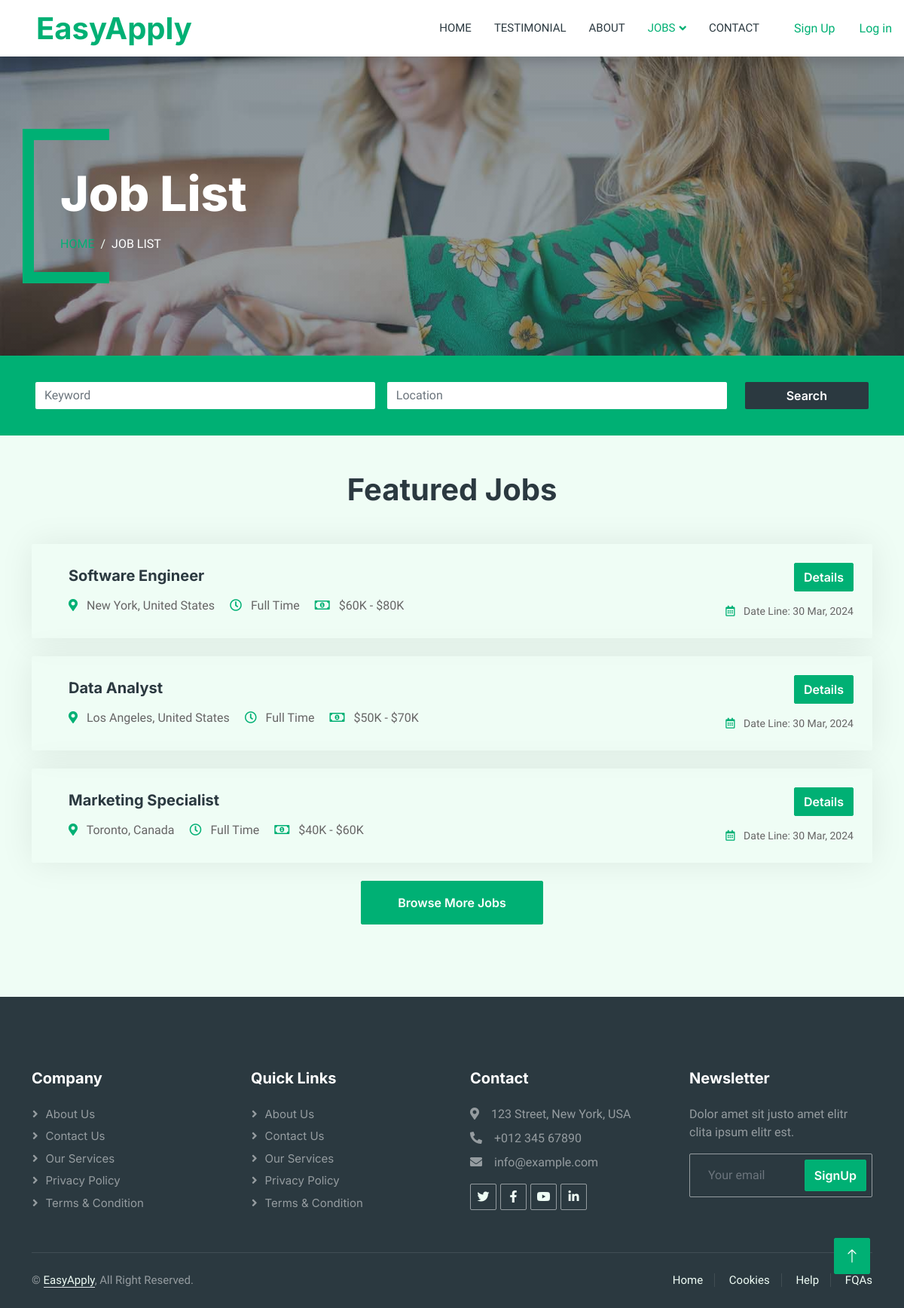
Page /jobs on the committed database.
### tables this page shows
CREATE TABLE jobs (
    id BIGINT UNSIGNED AUTO_INCREMENT PRIMARY KEY,
    org_id BIGINT UNSIGNED,
    title VARCHAR(100) NOT NULL,
    description TEXT,
    open_vacancies SMALLINT,
    hired SMALLINT,
    applied SMALLINT,
    job_status ENUM('Closed', 'Open'),
    level ENUM('Entry Level', 'Junior', 'Mid Level' , 'Senior', 'Lead'),
    exp_years TINYINT,
    city_id BIGINT UNSIGNED,
    location_type ENUM('Remote', 'Hybrid' , 'Onsite'),
    salary_max DECIMAL(10, 2),
    salary_min DECIMAL(10, 2),
    gender ENUM('Male', 'Female', 'Any'),
    emp_type ENUM('Part Time', 'Full Time'),
    category_id BIGINT UNSIGNED,
    requirements TEXT,
    created_at TIMESTAMP DEFAULT now(),
    updated_at TIMESTAMP DEFAULT now() on update now(),
    expiry_date TIMESTAMP AS (DATE_ADD(created_at,INTERVAL 5 MONTH)),
    FOREIGN KEY (org_id) REFERENCES organizations(id) ON DELETE CASCADE ON UPDATE CASCADE,
    FOREIGN KEY (city_id) REFERENCES cities(id) ON DELETE SET NULL ON UPDATE CASCADE,
    FOREIGN KEY (category_id) REFERENCES categories(id) ON DELETE CASCADE ON UPDATE CASCADE
);

CREATE TABLE cities (
    id BIGINT UNSIGNED AUTO_INCREMENT PRIMARY KEY,
    name VARCHAR(100) NOT NULL,
    country_id BIGINT UNSIGNED,
    created_at TIMESTAMP DEFAULT now(),
    updated_at TIMESTAMP DEFAULT now() on update now(),
    FOREIGN KEY (country_id) REFERENCES countries(id) ON DELETE SET NULL ON UPDATE CASCADE
);

CREATE TABLE countries (
    id BIGINT UNSIGNED AUTO_INCREMENT PRIMARY KEY,
    name VARCHAR(100) NOT NULL,
    created_at TIMESTAMP DEFAULT now(),
    updated_at TIMESTAMP DEFAULT now() on update now()
);

### App/Controllers/JobController.php (called while the page is built, shortened)
<?php
class JobController
{
    protected $db;
    public function __construct()
    {
        $config = require basePath('config/db.php');
        $this->db = new Database($config);
    }
    public function index()
    {
        $q = 'select j.*, c.name as city_name, ct.name as country_name from jobs j join cities c on j.city_id = c.id join countries ct on c.country_id = ct.id';
        $jobs = $this->db->query($q)->fetchAll(PDO::FETCH_ASSOC);
        view('jobs/index', [
            'jobs' => $jobs,
        ]);
    }
}

### public/index.php (called while the page is built, shortened)
<?php
require '../helpers.php';
$router = new Router();
$uri = parse_url($_SERVER['REQUEST_URI'], PHP_URL_PATH);
$router->route($uri);

### config/db.php (called while the page is built)
<?php
return [
    'host' => 'localhost',
    'port' => 3306,
    'dbname' => 'easy_apply',
    'username' => 'root',
    'password' => 'root',
];

### Framework/Database.php (called while the page is built, shortened)
<?php
class Database
{
    public $connection;
    public function __construct($config)
    {
        $dsn = "mysql:host={$config['host']};port={$config['port']};dbname={$config['dbname']}";
        try {
            $this->connection = new PDO($dsn, $config["username"], $config["password"]);
        } catch (PDOException $error) {
            throw new Exception("Database connetion failed: {$error->getMessage()}");
        }
    }
    public function query($query, $params = [])
    {
        try {
            $stmt = $this->connection->prepare($query);
            $stmt->execute($params);
            return $stmt;
        } catch (PDOException $error) {
            throw new Exception("Query failed to execute: {$error->getMessage()}");
        }
    }
}

### App/views/jobs/index.view.php (the view, shortened to what this page needs)
<div class="container-fluid py-5 bg-dark page-header">
    <div class="container my-5 pt-5 pb-4">
        <h1 class="display-3 text-white mb-3 animated slideInDown">Job List</h1>
        <nav aria-label="breadcrumb">
            <ol class="breadcrumb text-uppercase">
                <li class="breadcrumb-item"><a href="/">Home</a></li>
                <li class="breadcrumb-item text-white active" aria-current="page">Job List</li>
            </ol>
        </nav>
    </div>
</div>
<div class="container-fluid pb-5">
    <div class="container">
        <h1 class="text-center mb-5 wow fadeInUp" data-wow-delay="0.1s">Featured Jobs</h1>
        <div class="text-center wow fadeInUp" data-wow-delay="0.3s">
            <?php foreach ($jobs as $job): ?>
                <div class="job-item p-4 mb-4">
                    <div class="row g-4">
                        <div class="col-sm-12 col-md-8 d-flex align-items-center">
                            <div class="text-start ps-4">
                                <h5 class="mb-3">
                                    <?= $job['title'] ?>
                                </h5>
                                <span class="text-truncate me-3"><i class="fa fa-map-marker-alt text-primary me-2"></i>
                                    <?= "{$job['city_name']}, {$job['country_name']}" ?>
                                </span>
                                <span class="text-truncate me-3"><i class="far fa-clock text-primary me-2"></i>
                                    <?= $job['emp_type'] ?>
                                </span>
                                <?php if ($job['salary_min']): ?>
                                    <span class="text-truncate me-0"><i class="far fa-money-bill-alt text-primary me-2"></i>
                                        <?= '$' . formatSalary($job['salary_min']) ?>
                                        -
                                        <?= '$' . formatSalary($job['salary_max']) ?>
                                    </span>
                                <?php endif; ?>
                            </div>
                        </div>
                        <div
                            class="col-sm-12 col-md-4 d-flex flex-column align-items-start align-items-md-end justify-content-center">
                            <div class="d-flex mb-3">
                                <a class="btn btn-primary" href="/jobs/show?id=<?= $job['id'] ?>">Details</a>
                            </div>
                            <small class="text-truncate"><i class="far fa-calendar-alt text-primary me-2"></i>
                                Date Line:
                                <?= date('d M, Y', strtotime($jobs[0]['created_at'])) ?>
                            </small>
                        </div>
                    </div>
                </div>
            <?php endforeach; ?>
            <a class="btn btn-primary py-3 px-5" href="">Browse More Jobs</a>
        </div>
    </div>
</div>

### Framework/Router.php (shortened to what this page needs)
<?php
class Router
{
    protected $routes = [];
    public function registerRoute($method, $uri, $action)
    {
        list($controller, $controllerMethod) = explode('@', $action);
        $this->routes[] = [
            'method' => $method,
            'uri' => $uri,
            'controller' => $controller,
            'controllerMethod' => $controllerMethod,
        ];
    }
    public function route($uri)
    {
        $requestMethod = $_SERVER['REQUEST_METHOD'];
        foreach ($this->routes as $route) {
            if ($route['uri'] === $uri && $route['method'] === $requestMethod) {
                $controllerMethod = $route['controllerMethod'];
                $controllerInstance = new $controller();
                $controllerInstance->$controllerMethod();
                return;
            }
        }
    }
}

### public/css/style.css (style rules this page uses)
:root { --primary: #00b074; --secondary: #2b9bff; --light: #effdf5; --dark: #2b3940; }
.btn { font-family: "Inter", sans-serif; font-weight: 600; transition: 0.5s; }
.btn.btn-primary, .btn.btn-secondary { color: #ffffff; }
.header-carousel .container, .page-header .container { position: relative; padding: 45px 0 45px 35px; border-left: 15px solid var(--primary); }
.header-carousel .container::before, .header-carousel .container::after, .page-header .container::before, .page-header .container::after { position: absolute; content: ""; top: 0; left: 0; width: 100px; height: 15px; background: var(--primary); }
.header-carousel .container::after, .page-header .container::after { top: 100%; margin-top: -15px; }
.page-header { background: linear-gradient(rgba(43, 57, 64, 0.5), rgba(43, 57, 64, 0.5)), url(../img/carousel-1.jpg) center center no-repeat; background-size: cover; }
.breadcrumb-item + .breadcrumb-item::before { color: var(--light); }
.job-item { border: 1px solid transparent; border-radius: 2px; box-shadow: 0 0 45px rgba(0, 0, 0, 0.08); transition: 0.5s; }

### rows in the picture
jobs: title "Software Engineer", city.name "New York", countries.name "United States", emp_type "Full Time", salary_min "60K", salary_max "80K", created_at "30 Mar, 2024"
jobs: title "Data Analyst", city.name "Los Angeles", countries.name "United States", emp_type "Full Time", salary_min "50K", salary_max "70K"
jobs: title "Marketing Specialist", city.name "Toronto", countries.name "Canada", emp_type "Full Time", salary_min "40K", salary_max "60K"
